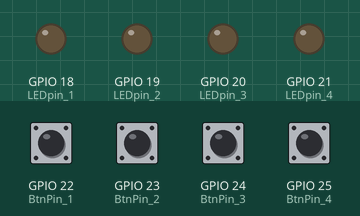
Recording of a program running on a simulated Raspberry Pi (BCM pin numbers). Shown: output pins drawn as LEDs (lit = HIGH). The test bench sets the inputs (shaded band); at power-on: GPIO 22 (BtnPin_1), GPIO 23 (BtnPin_2), GPIO 24 (BtnPin_3), GPIO 25 (BtnPin_4) LOW.

Above: at 1.2 s.
1.3 s: GPIO 22 (BtnPin_1) pulled HIGH for 0.15 s
At 1.39 s:
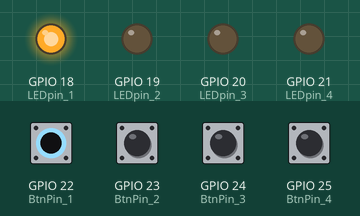
2.9 s: GPIO 23 (BtnPin_2) pulled HIGH for 0.15 s
At 2.99 s:
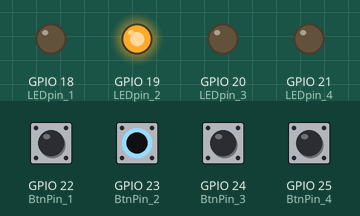
4.5 s: GPIO 24 (BtnPin_3) pulled HIGH for 0.15 s
At 4.59 s:
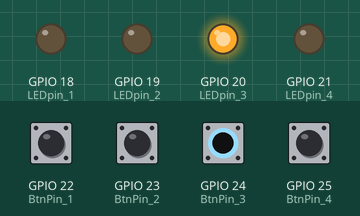
6.1 s: GPIO 25 (BtnPin_4) pulled HIGH for 0.15 s
At 6.19 s:
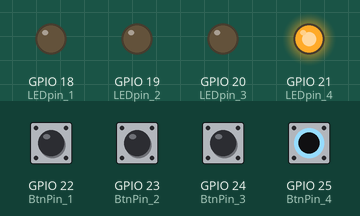
Timing chart, 0 to 8.7 s (numbered marks = the images above; inputs shaded):
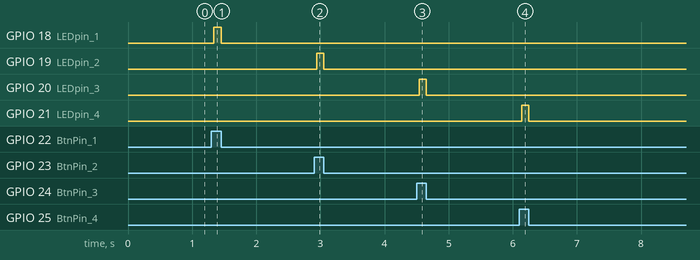

The program:

Button.py
```python
import RPi.GPIO as GPIO
import time

BtnPin_1 = 22
LEDpin_1 = 18
BtnPin_2 = 23
LEDpin_2 = 19
BtnPin_3 = 24
LEDpin_3 = 20
BtnPin_4 = 25
LEDpin_4 = 21

GPIO.setmode(GPIO.BCM)
GPIO.setup(LEDpin_1,GPIO.OUT)
GPIO.setup(BtnPin_1,GPIO.IN)
GPIO.setup(LEDpin_2,GPIO.OUT)
GPIO.setup(BtnPin_2,GPIO.IN)
GPIO.setup(LEDpin_3,GPIO.OUT)
GPIO.setup(BtnPin_3,GPIO.IN)
GPIO.setup(LEDpin_4,GPIO.OUT)
GPIO.setup(BtnPin_4,GPIO.IN)
GPIO.output(LEDpin_1,GPIO.LOW)
GPIO.output(LEDpin_2,GPIO.LOW)
GPIO.output(LEDpin_3,GPIO.LOW)
GPIO.output(LEDpin_4,GPIO.LOW)

while True:
    if GPIO.input(BtnPin_1):
        time.sleep(0.04)
        while GPIO.input(BtnPin_1):
            GPIO.output(LEDpin_1,GPIO.HIGH)
            GPIO.output(LEDpin_2,GPIO.LOW)
            GPIO.output(LEDpin_3,GPIO.LOW)
            GPIO.output(LEDpin_4,GPIO.LOW)
    if GPIO.input(BtnPin_2):
        time.sleep(0.04)
        while GPIO.input(BtnPin_2):
            GPIO.output(LEDpin_2,GPIO.HIGH)
            GPIO.output(LEDpin_1,GPIO.LOW)
            GPIO.output(LEDpin_3,GPIO.LOW)
            GPIO.output(LEDpin_4,GPIO.LOW)
    if GPIO.input(BtnPin_3):
        time.sleep(0.04)
        while GPIO.input(BtnPin_3):
            GPIO.output(LEDpin_3,GPIO.HIGH)
    if GPIO.input(BtnPin_4):
        time.sleep(0.04)
        while GPIO.input(BtnPin_4):
            GPIO.output(LEDpin_4,GPIO.HIGH)
            GPIO.output(LEDpin_1,GPIO.LOW)
            GPIO.output(LEDpin_2,GPIO.LOW)
            GPIO.output(LEDpin_3,GPIO.LOW)
    GPIO.output(LEDpin_1,GPIO.LOW)
    GPIO.output(LEDpin_2,GPIO.LOW)
    GPIO.output(LEDpin_3,GPIO.LOW)
    GPIO.output(LEDpin_4,GPIO.LOW)

GPIO.cleanup()
```

Measured:
- after the input at 1.3 s, GPIO 18 (LEDpin_1): LOW → HIGH at once, → LOW 0.11 s later
- after the input at 2.9 s, GPIO 19 (LEDpin_2): LOW → HIGH at once, → LOW 0.11 s later
- after the input at 4.5 s, GPIO 20 (LEDpin_3): LOW → HIGH at once, → LOW 0.11 s later
- after the input at 6.1 s, GPIO 21 (LEDpin_4): LOW → HIGH at once, → LOW 0.11 s later
